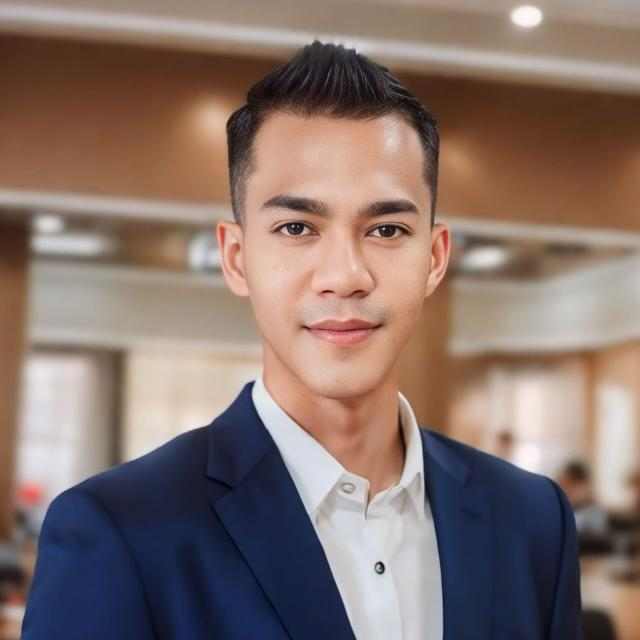
#> input picture photos/dajjal.jpg, 640 x 640 px
$ python gradients.py
#> lines starting #> are read from the running program, lines starting #| are printed output that depends on the picture; after the words box and inside, x2 and y2 are one past the last pixel; in counts of white or black regions, pixels touching at a corner belong together
import cv2 as cv
import numpy as np

img = cv.imread('photos/dajjal.jpg')
#> img is the input picture: shape (640, 640, 3); mean B, G, R 108, 114.6, 134.3
cv.imshow('Dajjal', img)

gray = cv.cvtColor(img, cv.COLOR_BGR2GRAY)
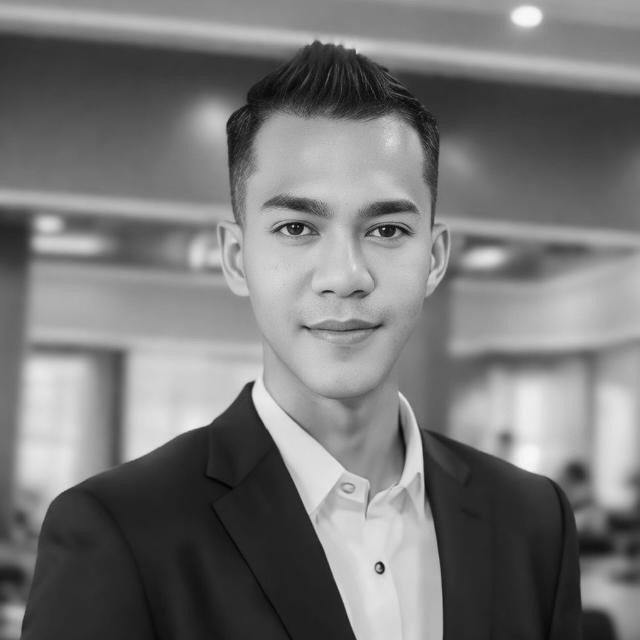
#> gray: shape (640, 640); min 2, max 249, mean 119.8
cv.imshow('Gray', gray)

#Laplacion
lap = cv.Laplacian(gray, cv.CV_64F)
lap = np.uint8(np.absolute(lap))
cv.imshow('Laplacian', lap)

#Sobel
sobelx = cv.Sobel(gray, cv.CV_64F, 1, 0)
sobely = cv.Sobel(gray, cv.CV_64F, 0, 1)
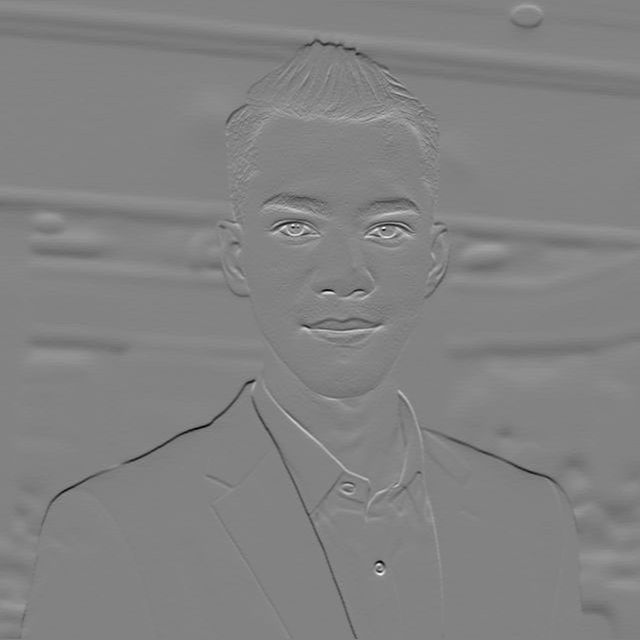
#> sobely: shape (640, 640) float64; min -588, max 559, mean -1.1; drawn with min black and max white
combined_sobel = cv.bitwise_or(sobelx, sobely)
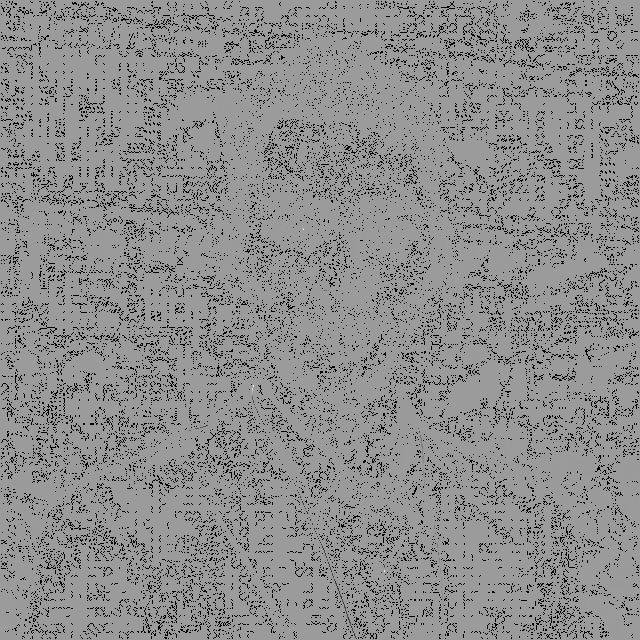
#> combined_sobel: shape (640, 640) float64; 9.57% of the values are NaN or infinite; the others: min -87808, max 56256, mean -54.36; drawn with min black, max white, NaN and infinite black

cv.imshow('Sobel X', sobelx)
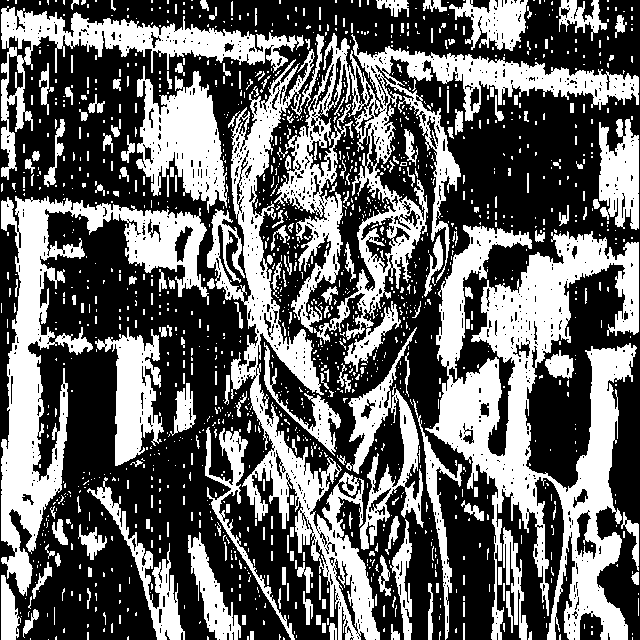
#> window 'Sobel X': shape (640, 640); 40% white; 1453 white regions (1224 under 20 px), largest, box (x1, y1, x2, y2) and area: (425, 225, 639, 640) 34954, (274, 33, 639, 372) 23209, (207, 34, 380, 640) 19893
cv.imshow('Sobel Y', sobely)
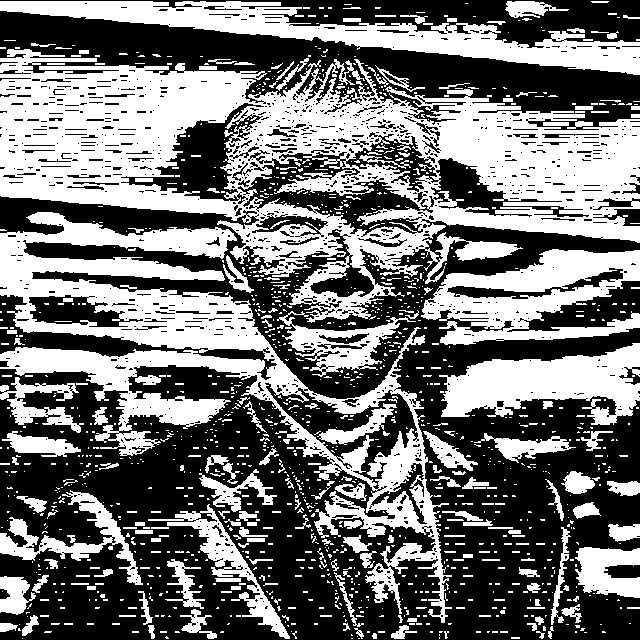
#> window 'Sobel Y': shape (640, 640); 45.3% white; 1323 white regions (1103 under 20 px), largest, box (x1, y1, x2, y2) and area: (0, 49, 640, 323) 71376, (0, 212, 452, 623) 38944, (0, 1, 640, 75) 14504
cv.imshow('Combined Sobel', combined_sobel)
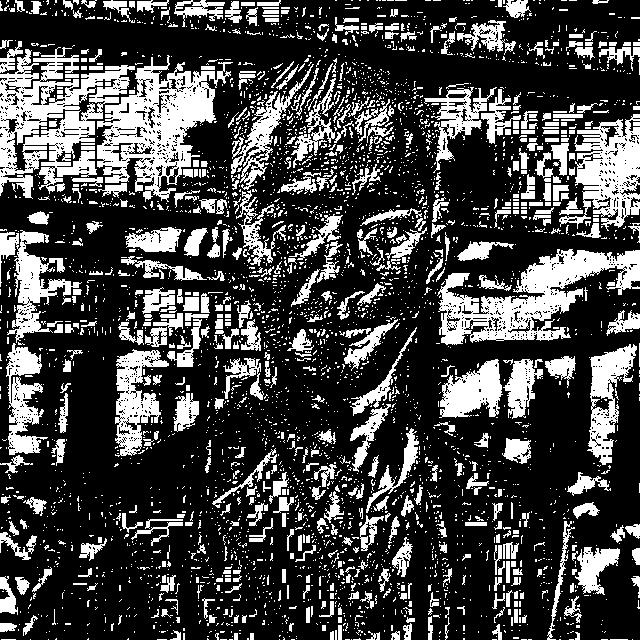
#> window 'Combined Sobel': shape (640, 640); 27.1% white; 3747 white regions (3187 under 20 px), largest, box (x1, y1, x2, y2) and area: (0, 47, 135, 199) 9081, (97, 55, 233, 202) 8402, (437, 249, 640, 345) 8041

canny = cv.Canny(gray, 150, 175) #The cleanest version for detection the edges for an image
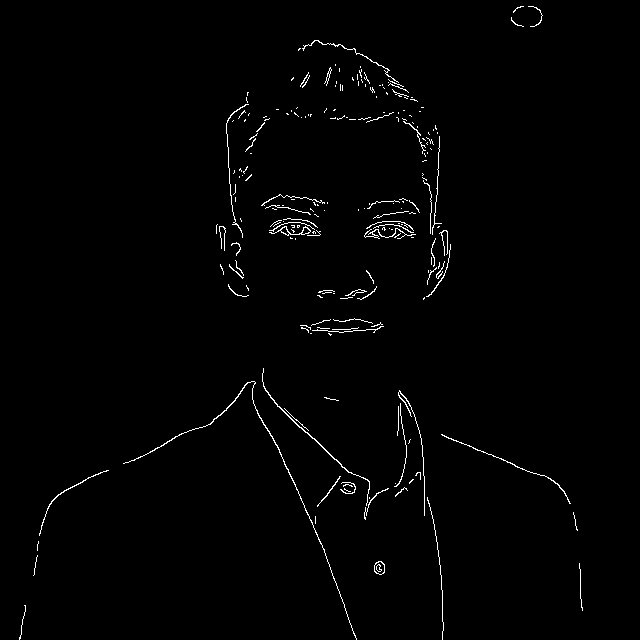
#> canny: shape (640, 640); 1.2% white in thin lines or dots, all inside (x1, y1, x2, y2) = (19, 6, 583, 640)
cv.imshow('Canny', canny)

cv.waitKey(0)

$ run again, with photos/niggers.jpg copied over photos/dajjal.jpg
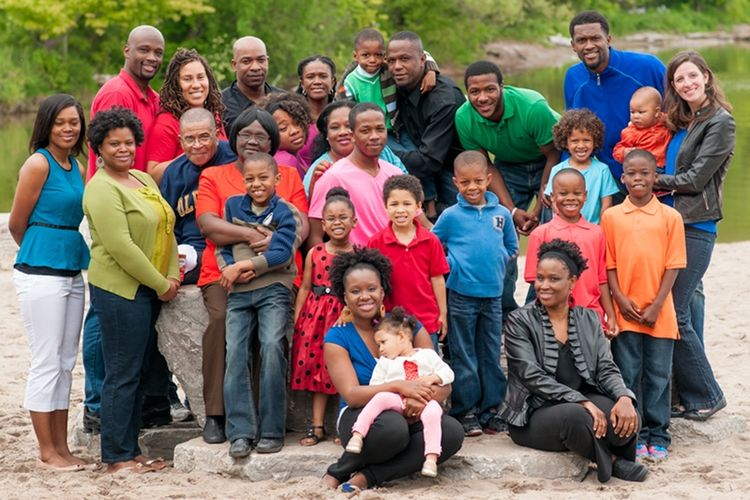
#> input picture photos/niggers.jpg, 750 x 500 px
#> img is the input picture: shape (500, 750, 3); mean B, G, R 97.4, 109, 123.9
#> `cv.imshow('Sobel X', sobelx)`:
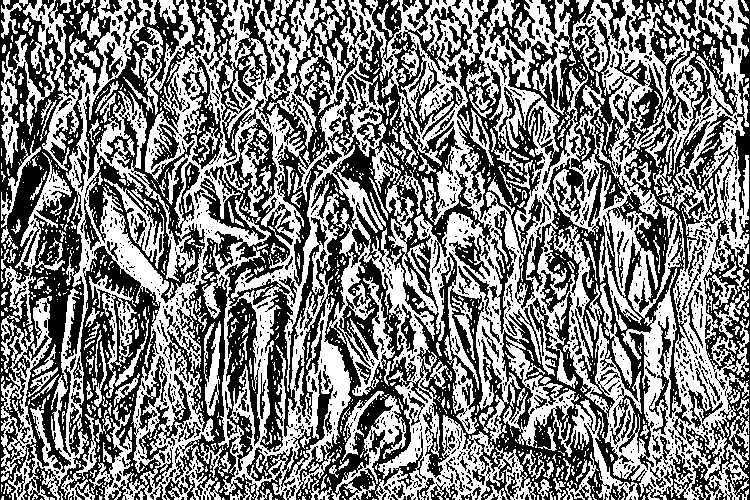
#> window 'Sobel X': shape (500, 750); 49.6% white; 1406 white regions (1169 under 20 px), largest, box (x1, y1, x2, y2) and area: (1, 0, 749, 500) 147132, (503, 336, 639, 500) 3869, (1, 152, 72, 325) 2009
#> `canny = cv.Canny(gray, 150, 175)`:
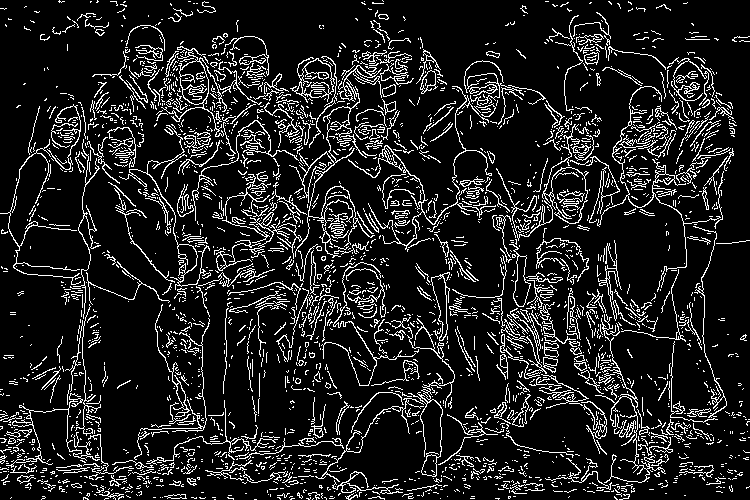
#> canny: shape (500, 750); 12.5% white in thin lines or dots
